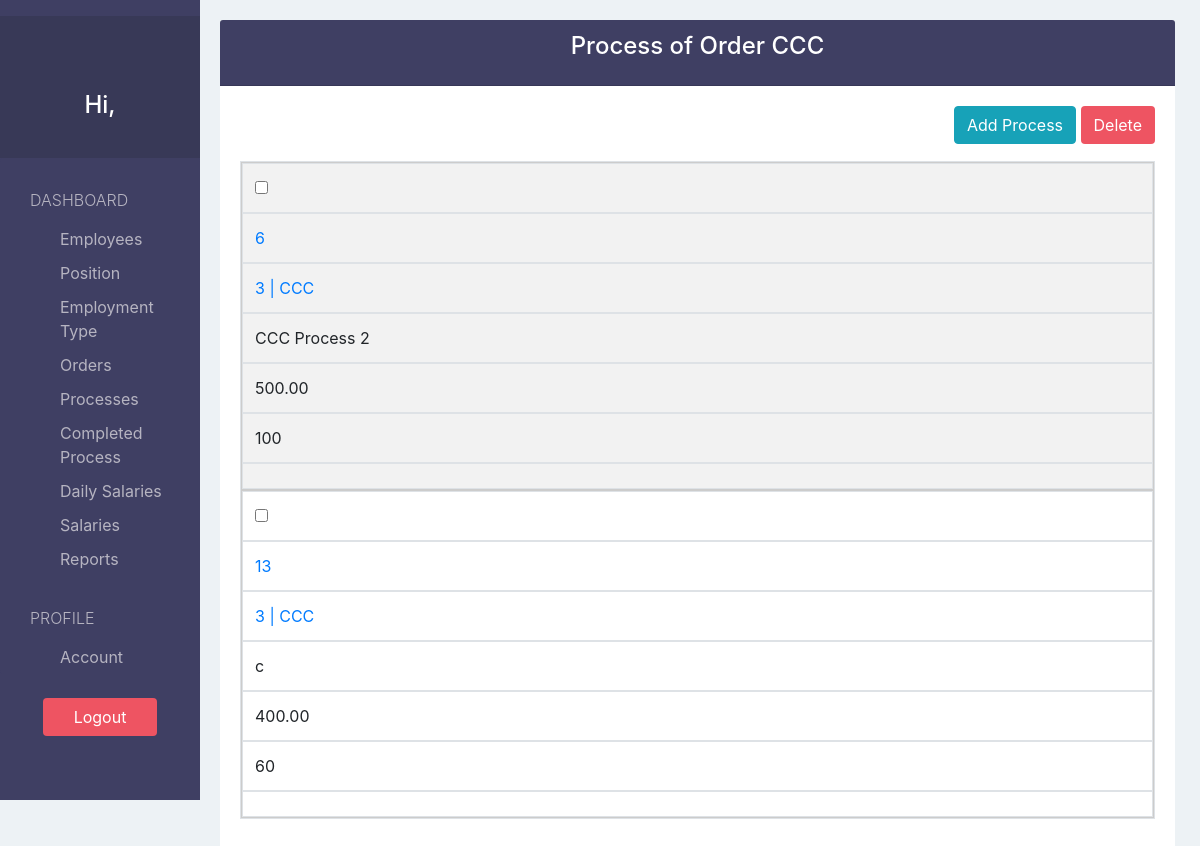
Before: /payrollApp/process/order/3/ with the older database file.
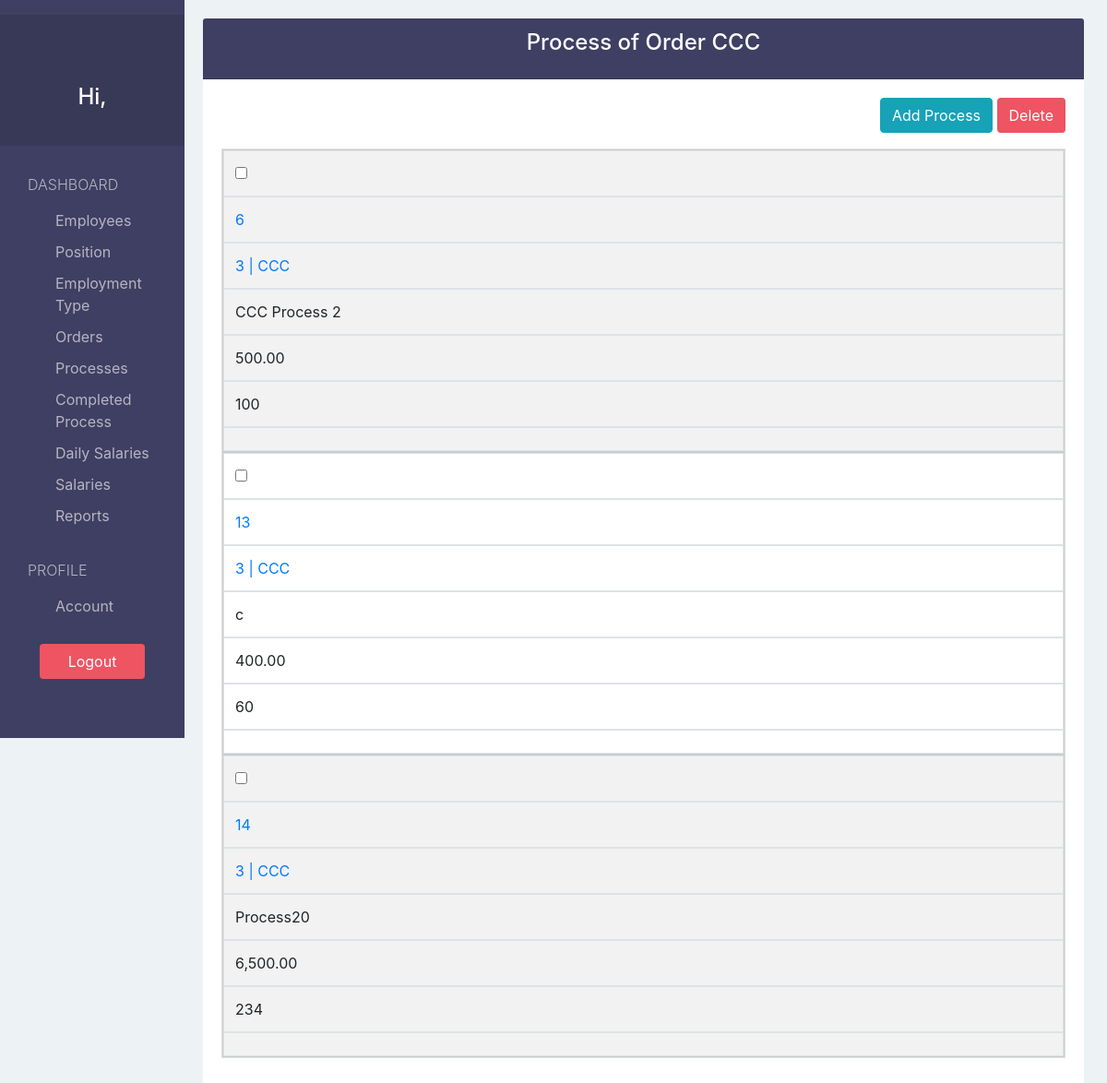
After: the same page with the newer database file.
### payrollApp/models.py (models this page shows, shortened)
class Process(models.Model):
  orderID     = models.ForeignKey('Order', default=None, null=True, on_delete=models.SET_DEFAULT)
  name        = models.CharField(max_length=200)
  price       = models.DecimalField(decimal_places=2, max_digits=100, validators=[MinValueValidator(0, message="Price can't be less than 0")])
  quantity    = models.PositiveIntegerField()
  description = models.TextField(blank=True, null=True)

class Order(models.Model):
  code         = models.CharField(max_length=50, unique=True)
  name         = models.CharField(max_length=200)
  quantity     = models.PositiveIntegerField()
  description  = models.TextField(blank=True, null=True)
  dateCreated  = models.DateTimeField(auto_now_add=True)
  lastModified = models.DateTimeField(auto_now=True)
  def __str__(self):
    return str(self.id)+" | "+self.code

### payrollApp/views.py (the view)
# urls.py: path('process/order/<order_id>/', views.process_of_order_view, name="process-of-order"),
def process_of_order_view(request, order_id):
  order = Order.objects.get(id=order_id)
  processes = Process.objects.filter(orderID=order_id)
  if processes:
    flag=True
  else:
    flag=False
  context = {
    'processes':processes,
    'flags':flag,
    'order':order,
  }
  return render(request, "process/process_of_order.html", context)

### payrollApp/templatetags/customtags.py (called while the page is built)
@register.filter(name='getID')
def getID(value):
  if value != str('None'):
    return int(value.split("|")[0])
  else:
    return 'None'

### payrollApp/templates/process/process_of_order.html (shortened to what this page needs)
{% extends 'view_base.html' %}
{% load static %}
{% load customtags %}
{% load humanize %}
{% block viewTitle %}Process of Order {{ order.code|capfirst }}{% endblock %}
{% block addBtn %}
  <a href="{% url 'create-process' order.id%}?next={{ request.path }}" class="btn btn-info">Add Process</a>
{% endblock %}
{% block columns %}
  {% if flags %}
    {% block form %}
      <form action="{% url 'delete-process'%}?next={{ request.path }}" method="POST">{% csrf_token %}
    {% endblock %}
  {% endif %}
{% endblock %}
{% block tbodyContent %}
  {% if not flags %}
    <h3>No process</h3>
    {% else %}
      {% for process in processes %}
        <tr>
          <td><input type="checkbox" name="selected" value="{{ process.id }}"></td>
          <td scope="row"><a href="{% url 'edit-process' process.id %}?next={{ request.path }}">{{ process.id }}</a></td>
          <td><a href="{% url 'edit-order' process.orderID|escape|getID %}?next={{ request.path }}">{{ process.orderID }}</a></td>
          <td>{{ process.name }}</td>
          <td>{{ process.price|intcomma }}</td>
          <td>{{ process.quantity|intcomma }}</td>
          <td>{{ process.description }}</td>
        </tr>
      {% endfor %}
  {% endif %}
{% endblock %}

Changed rows visible on the page:
added Process: id "14", orderID "3 | CCC", name "Process20", price "6,500.00", quantity "234"
